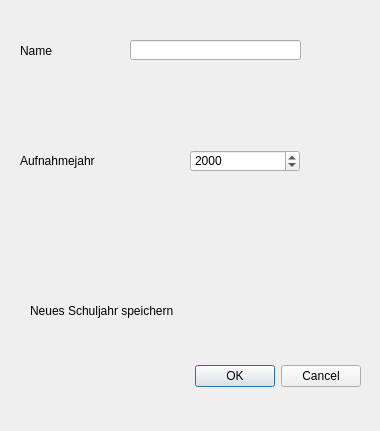
<?xml version="1.0" encoding="UTF-8"?>
<ui version="4.0">
 <class>Dialog_New_Servers</class>
 <widget class="QDialog" name="Dialog_New_Servers">
  <property name="geometry">
   <rect>
    <x>0</x>
    <y>0</y>
    <width>380</width>
    <height>431</height>
   </rect>
  </property>
  <property name="windowTitle">
   <string>Dialog</string>
  </property>
  <property name="modal">
   <bool>true</bool>
  </property>
  <widget class="QDialogButtonBox" name="buttonBox">
   <property name="geometry">
    <rect>
     <x>20</x>
     <y>360</y>
     <width>341</width>
     <height>32</height>
    </rect>
   </property>
   <property name="orientation">
    <enum>Qt::Horizontal</enum>
   </property>
   <property name="standardButtons">
    <set>QDialogButtonBox::Cancel|QDialogButtonBox::Ok</set>
   </property>
  </widget>
  <widget class="QLineEdit" name="lineEdit_name">
   <property name="geometry">
    <rect>
     <x>130</x>
     <y>40</y>
     <width>171</width>
     <height>20</height>
    </rect>
   </property>
  </widget>
  <widget class="QLabel" name="label_firstname">
   <property name="geometry">
    <rect>
     <x>20</x>
     <y>40</y>
     <width>91</width>
     <height>21</height>
    </rect>
   </property>
   <property name="text">
    <string>Name</string>
   </property>
  </widget>
  <widget class="QLabel" name="label_year">
   <property name="geometry">
    <rect>
     <x>20</x>
     <y>150</y>
     <width>91</width>
     <height>21</height>
    </rect>
   </property>
   <property name="text">
    <string>Aufnahmejahr</string>
   </property>
  </widget>
  <widget class="QLabel" name="label_keep_new_group">
   <property name="geometry">
    <rect>
     <x>30</x>
     <y>290</y>
     <width>221</width>
     <height>41</height>
    </rect>
   </property>
   <property name="text">
    <string>Neues Schuljahr speichern</string>
   </property>
  </widget>
  <widget class="QDateEdit" name="dateEdit">
   <property name="geometry">
    <rect>
     <x>190</x>
     <y>150</y>
     <width>110</width>
     <height>22</height>
    </rect>
   </property>
   <property name="displayFormat">
    <string>yyyy</string>
   </property>
   <property name="calendarPopup">
    <bool>false</bool>
   </property>
  </widget>
 </widget>
 <resources/>
 <connections>
  <connection>
   <sender>buttonBox</sender>
   <signal>accepted()</signal>
   <receiver>Dialog_New_Servers</receiver>
   <slot>accept()</slot>
   <hints>
    <hint type="sourcelabel">
     <x>248</x>
     <y>254</y>
    </hint>
    <hint type="destinationlabel">
     <x>157</x>
     <y>274</y>
    </hint>
   </hints>
  </connection>
  <connection>
   <sender>buttonBox</sender>
   <signal>rejected()</signal>
   <receiver>Dialog_New_Servers</receiver>
   <slot>reject()</slot>
   <hints>
    <hint type="sourcelabel">
     <x>316</x>
     <y>260</y>
    </hint>
    <hint type="destinationlabel">
     <x>286</x>
     <y>274</y>
    </hint>
   </hints>
  </connection>
 </connections>
</ui>
